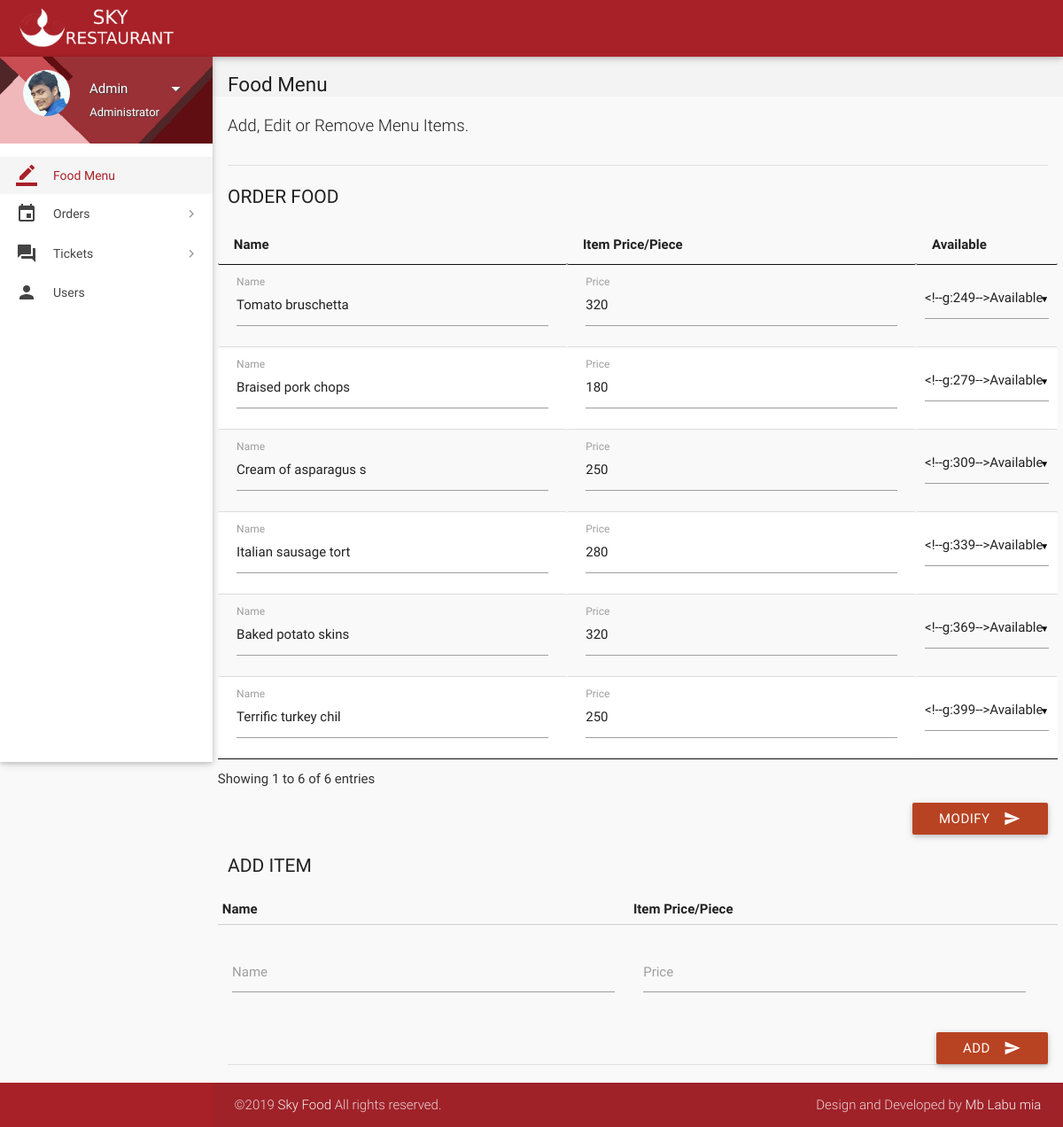
Screenshot of /admin-page.php (signed in) with the database file from the repository.
### tables this page shows
CREATE TABLE `items` (
  `id` int(11) NOT NULL,
  `name` varchar(20) NOT NULL,
  `price` int(11) NOT NULL,
  `deleted` tinyint(4) NOT NULL DEFAULT '0'
);

### includes/connect.php (called while the page is built, shortened)
<?php
$name = $_SESSION['name'];
$role = $_SESSION['role'];
?>

### admin-page.php (the view, shortened to what this page needs)
<?php
include 'includes/connect.php';
	if($_SESSION['admin_sid']==session_id())
	{
		?>
<!DOCTYPE html>
<html lang="en">
<head>
  <link href="css/materialize.min.css" type="text/css" rel="stylesheet" media="screen,projection">
  <link href="css/style.min.css" type="text/css" rel="stylesheet" media="screen,projection">
  <link href="css/custom/custom.min.css" type="text/css" rel="stylesheet" media="screen,projection">
  <link href="js/plugins/perfect-scrollbar/perfect-scrollbar.css" type="text/css" rel="stylesheet" media="screen,projection">
  <link href="js/plugins/data-tables/css/jquery.dataTables.min.css" type="text/css" rel="stylesheet" media="screen,projection">
</head>
<body>
  <header id="header" class="page-topbar">
        <div class="navbar-fixed">
            <nav class="navbar-color">
                <div class="nav-wrapper">
                    <ul class="left">
                      <li><h1 class="logo-wrapper"><a href="index.php" class="brand-logo darken-1"><img src="images/materialize-logo.png" alt="logo"></a> <span class="logo-text">Logo</span></h1></li>
                    </ul>
                </div>
            </nav>
        </div>
  </header>
  <div id="main">
    <div class="wrapper">
      <aside id="left-sidebar-nav">
        <ul id="slide-out" class="side-nav fixed leftside-navigation">
            <li class="user-details cyan darken-2">
            <div class="row">
                <div class="col col s4 m4 l4">
                    <img src="images/avatar2.jpg" alt="" class="circle responsive-img valign profile-image">
                </div>
                <div class="col col s8 m8 l8">
                    <a class="btn-flat dropdown-button waves-effect waves-light white-text profile-btn" href="#" data-activates="profile-dropdown"><?php echo $name;?> <i class="mdi-navigation-arrow-drop-down right"></i></a>
                    <p class="user-roal"><?php echo $role;?></p>
                </div>
            </div>
            </li>
            <li class="bold active"><a href="index.php" class="waves-effect waves-cyan"><i class="mdi-editor-border-color"></i> Food Menu</a>
            </li>
                <li class="no-padding">
                    <ul class="collapsible collapsible-accordion">
                        <li class="bold"><a class="collapsible-header waves-effect waves-cyan"><i class="mdi-editor-insert-invitation"></i> Orders</a>
                        </li>
                    </ul>
                </li>
                 <li class="no-padding">
                    <ul class="collapsible collapsible-accordion">
                        <li class="bold"><a class="collapsible-header waves-effect waves-cyan"><i class="mdi-action-question-answer"></i> Tickets</a>
                        </li>
                    </ul>
                </li>
            <li class="bold"><a href="users.php" class="waves-effect waves-cyan"><i class="mdi-social-person"></i> Users</a>
            </li>
        </ul>
        </aside>
      <section id="content">
        <div id="breadcrumbs-wrapper">
          <div class="container">
            <div class="row">
              <div class="col s12 m12 l12">
                <h5 class="breadcrumbs-title">Food Menu</h5>
              </div>
            </div>
          </div>
        </div>
        <div class="container">
          <p class="caption">Add, Edit or Remove Menu Items.</p>
          <div class="divider"></div>
		  <form class="formValidate" id="formValidate" method="post" action="routers/menu-router.php" novalidate="novalidate">
            <div class="row">
              <div class="col s12 m4 l3">
                <h4 class="header">Order Food</h4>
              </div>
              <div>
				<table id="data-table-admin" class="responsive-table display" cellspacing="0">
                    <thead>
                      <tr>
                        <th>Name</th>
                        <th>Item Price/Piece</th>
                        <th>Available</th>
                      </tr>
                    </thead>
                    <tbody>
				<?php
				$result = mysqli_query($con, "SELECT * FROM items");
				while($row = mysqli_fetch_array($result))
				{
					echo '<tr><td><div class="input-field col s12"><label for="'.$row["id"].'_name">Name</label>';
					echo '<input value="'.$row["name"].'" id="'.$row["id"].'_name" name="'.$row['id'].'_name" type="text" data-error=".errorTxt'.$row["id"].'"><div class="errorTxt'.$row["id"].'"></div></td>';
					echo '<td><div class="input-field col s12 "><label for="'.$row["id"].'_price">Price</label>';
					echo '<input value="'.$row["price"].'" id="'.$row["id"].'_price" name="'.$row['id'].'_price" type="text" data-error=".errorTxt'.$row["id"].'"><div class="errorTxt'.$row["id"].'"></div></td>';
					echo '<td>';
					if($row['deleted'] == 0){
						$text1 = 'selected';
						$text2 = '';
					}
					else{
						$text1 = '';
						$text2 = 'selected';
					}
					echo '<select name="'.$row['id'].'_hide">
                      <option value="1"'.$text1.'>Available</option>
                      <option value="2"'.$text2.'>Not Available</option>
                    </select></td></tr>';
				}
				?>
                    </tbody>
</table>
              </div>
			  <div class="input-field col s12">
                              <button class="btn cyan waves-effect waves-light right" type="submit" name="action">Modify
                                <i class="mdi-content-send right"></i>
                              </button>
                            </div>
            </div>
			</form>
		  <form class="formValidate" id="formValidate1" method="post" action="routers/add-item.php" novalidate="novalidate">
            <div class="row">
              <div class="col s12 m4 l3">
                <h4 class="header">Add Item</h4>
              </div>
              <div>
<table>
                    <thead>
                      <tr>
                        <th data-field="id">Name</th>
                        <th data-field="name">Item Price/Piece</th>
                      </tr>
                    </thead>
                    <tbody>
				<?php
					echo '<tr><td><div class="input-field col s12"><label for="name">Name</label>';
					echo '<input id="name" name="name" type="text" data-error=".errorTxt01"><div class="errorTxt01"></div></td>';
					echo '<td><div class="input-field col s12 "><label for="price" class="">Price</label>';
					echo '<input id="price" name="price" type="text" data-error=".errorTxt02"><div class="errorTxt02"></div></td>';
					echo '<td></tr>';
				?>
                    </tbody>
</table>
              </div>
			  <div class="input-field col s12">
                              <button class="btn cyan waves-effect waves-light right" type="submit" name="action">Add
                                <i class="mdi-content-send right"></i>
                              </button>
                            </div>
            </div>
			</form>
            <div class="divider"></div>
          </div>
        </div>
        </div>
  <footer class="page-footer">
    <div class="footer-copyright">
      <div class="container">
        <span>©2019 <a class="grey-text text-lighten-4" href="#" target="_blank">Sky Food</a> All rights reserved.</span>
        <span class="right"> Design and Developed by <a class="grey-text text-lighten-4" href="#">Mb Labu mia</a></span>
      </div>
    </div>
  </footer>
</body>
</html>
<?php
	}
?>

### admin-page.php (style rules this page uses)
.input-field label.active { width:100%; }

### rows the page displays
items: name "Tomato bruschetta", price "320"
items: name "Braised pork chops", price "180"
items: name "Cream of asparagus s", price "250"
items: name "Italian sausage tort", price "280"
items: name "Baked potato skins", price "320"
items: name "Terrific turkey chil", price "250"

### other values shown
$name "Admin"
$role "Administrator"
